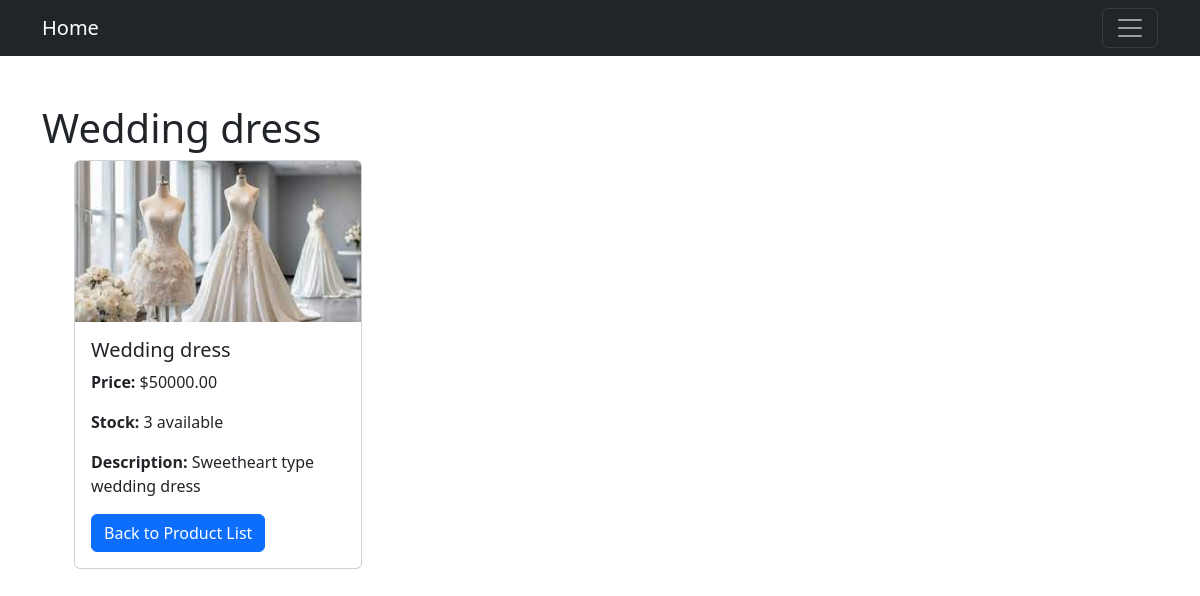
Screenshot of /product/2/ with the database file from the repository.
### store/models.py (models this page shows, shortened)
class Product(models.Model):
    name = models.CharField(max_length=200)
    image = models.ImageField(upload_to='product_images/', blank=True, null=True)
    category = models.ForeignKey(Category, related_name='product', on_delete=models.CASCADE)
    description = models.TextField()
    price = models.DecimalField(max_digits=10, decimal_places=2)
    stock = models.IntegerField()
    available = models.BooleanField(default=True)
    created = models.DateTimeField(auto_now_add=True)
    updated = models.DateTimeField(auto_now=True)
    has_colors = models.BooleanField(default=False)  # Enable/disable color feature
    colors = models.TextField(blank=True, null=True, help_text="Comma-separated list of colors")
    from django.contrib.auth.models import User

### store/views.py (the view)
# urls.py: path('product/<int:id>/', views.product_detail, name='product_detail'),
def product_detail(request, id):
    product = get_object_or_404(Product, id=id)
    return render(request, 'product/product_detail.html', {'product': product})

### store/templates/product/product_detail.html (shortened to what this page needs)
{% extends "base.html"%}
{% block content %}
                <div>
                    <h1>{{product.name}}</h1>
                    <ul>
                        <div class="card" style="width: 18rem;">
                            {%if product.image %}
                                <img class="card-img-top" src="{{product.image.url}}" alt="{{product.name}}">
                            {% else %}
                                <p>No image available</p>
                            {% endif %}
                            <div class="card-body">
                            <h5 class="card-title">{{product.name}}</h5>
                            <p class="card-text"><strong>Price:</strong> ${{ product.price }}</p>
                            <p class="card-text"><strong>Stock:</strong> {{ product.stock }} available</p>
                            <p class="card-text"><strong>Description:</strong> {{ product.description }}</p>
                            <a href="{% url 'product_list' %}" class="btn btn-primary">Back to Product List</a>
                            </div>
                        </div>
                    </ul>
                </div>
{% endblock %}

### rows the page displays
Product: name "Wedding dress", image (picture), price "50000.00", stock "3", description "Sweetheart type wedding dress"
